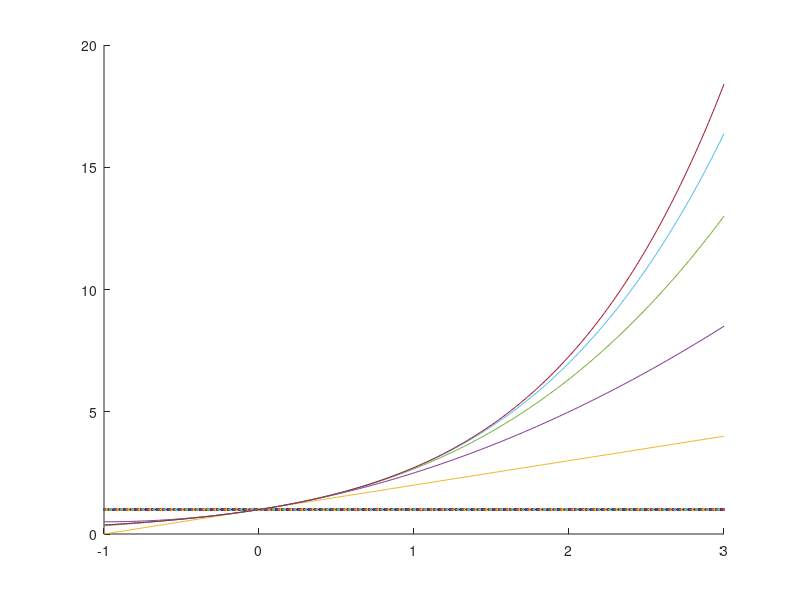

Recreate this plot in MATLAB.
% EX3.

n = 6;
x = -1 : 0.01 : 3;

% e^x derivated any number of times = e^x
% e^x0 = e^0 = 1
fxi = 1;

hold on
plot(x, fxi);
for i = 1:n-1
	f = fxi + x.^i / factorial(i); % computing the sum from 1 util (n-1)
	plot(x, f);
	fxi = f;
end 
hold off